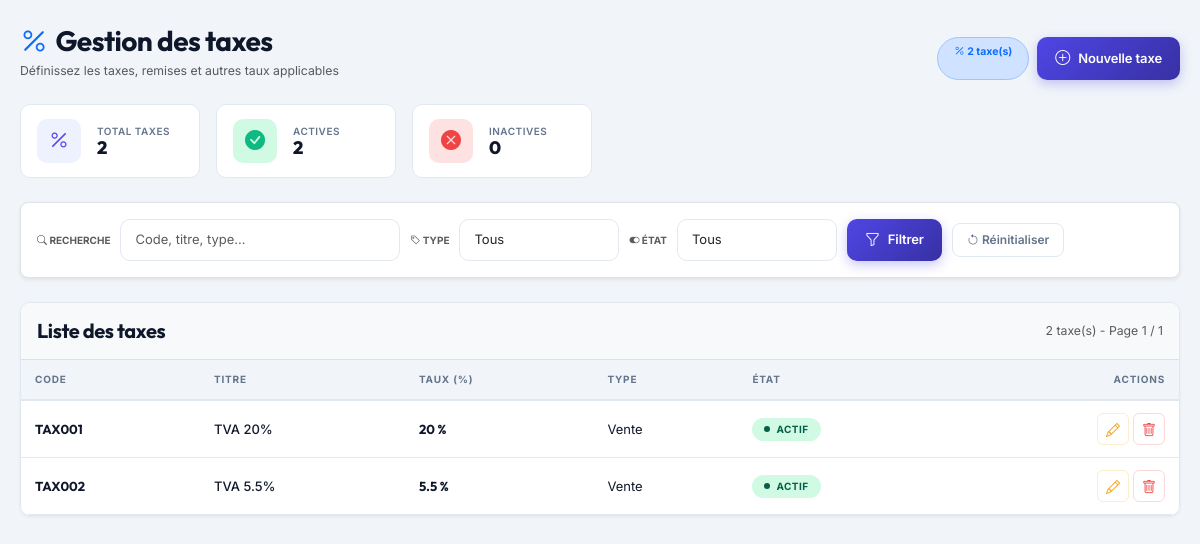
/views/taxe/index.php, run on an earlier commit of the app's database.
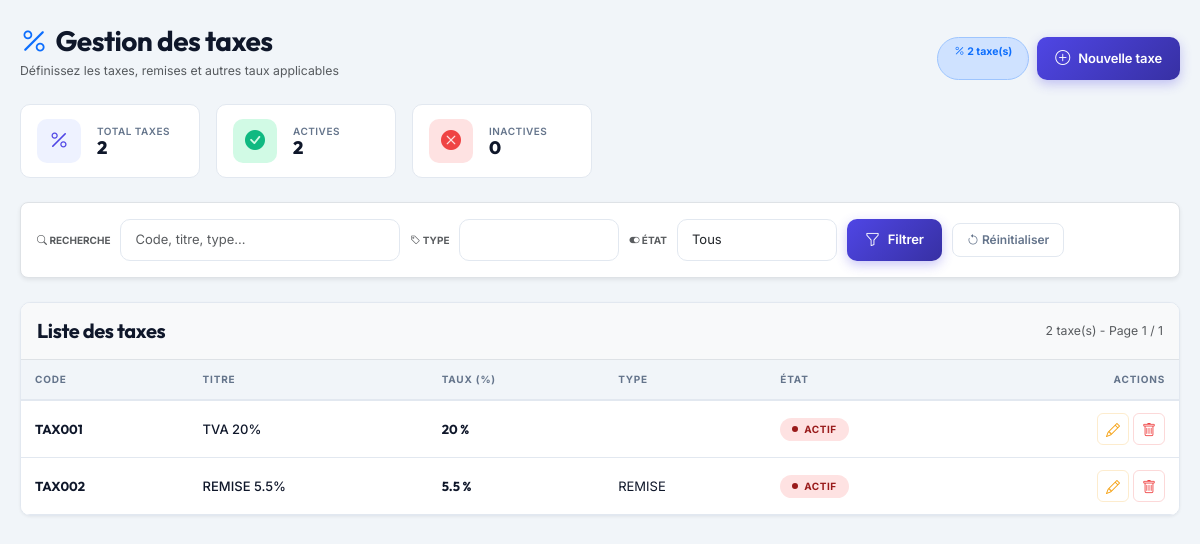
And on a later commit of the database.
### tables this page shows
CREATE TABLE IF NOT EXISTS `taxe` (
  `code_taxe` varchar(100) NOT NULL,
  `titre_taxe` varchar(100) DEFAULT NULL,
  `taux_taxe` varchar(100) DEFAULT NULL,
  `type_taxe` enum('TAXE','REMISE') DEFAULT NULL,
  `etat_taxe` enum('ACTIF','INACTF') DEFAULT 'ACTIF',
  PRIMARY KEY (`code_taxe`)
);

### views/taxe/index.php (the view, shortened to what this page needs)
<?php
require 'databases/database.php';
$types_taxe = ['TVA', 'Remise', 'Autre'];
$types_from_db = $pdo->query("SELECT DISTINCT type_taxe FROM taxe ORDER BY type_taxe")->fetchAll(PDO::FETCH_COLUMN);
if (!empty($types_from_db)) {
    $types_taxe = $types_from_db;
}
function getTableContent($pdo, $search, $filtres, $page, $perPage = 20)
{
    $sql = "SELECT * FROM taxe WHERE 1=1";
    $params = [];
    $countSql = str_replace("SELECT *", "SELECT COUNT(*)", $sql);
    $stmt = $pdo->prepare($countSql);
    $stmt->execute($params);
    $total = $stmt->fetchColumn();
    $totalPages = ceil($total / $perPage);
    $sql .= " ORDER BY code_taxe LIMIT " . (($page - 1) * $perPage) . ", $perPage";
    $stmt = $pdo->prepare($sql);
    $stmt->execute($params);
    $taxes = $stmt->fetchAll(PDO::FETCH_ASSOC);
    if (empty($taxes)): ?>
        <tr><td colspan="6" class="text-center py-5 text-muted"><i class="bi bi-inbox fs-1 d-block mb-2 opacity-50"></i>Aucune taxe trouvée</td></tr>
    <?php else: ?>
        <?php foreach ($taxes as $t): ?>
            <tr>
                <td class="td-bold"><?= htmlspecialchars($t['code_taxe']) ?></td>
                <td class="td-semi"><?= htmlspecialchars($t['titre_taxe']) ?></td>
                <td class="td-bold"><?= htmlspecialchars($t['taux_taxe']) ?> %</td>
                <td><?= htmlspecialchars($t['type_taxe']) ?></td>
                <td>
                    <span class="status-badge <?= $t['etat_taxe'] === 'Actif' ? 'on' : 'off' ?>">
                        <span class="sdot"></span><?= htmlspecialchars($t['etat_taxe']) ?>
                    </span>
                </td>
                <td class="text-end">
                    <div class="d-inline-flex gap-1">
                        <button class="act-btn e editBtn" data-code="<?= htmlspecialchars($t['code_taxe']) ?>" title="Modifier"><i class="bi bi-pencil"></i></button>
                        <button class="act-btn d deleteBtn" data-code="<?= htmlspecialchars($t['code_taxe']) ?>" data-nom="<?= htmlspecialchars($t['titre_taxe']) ?>" title="Supprimer"><i class="bi bi-trash"></i></button>
                    </div>
                </td>
            </tr>
        <?php endforeach; ?>
    <?php endif;
    $tableHtml = ob_get_clean();
    if ($totalPages > 1): ?>
    <?php endif;
    $paginationHtml = ob_get_clean();
    return [
        'table'      => $tableHtml,
        'pagination' => $paginationHtml,
        'total'      => $total,
        'page'       => $page,
        'totalPages' => $totalPages
    ];
}
$search = trim($_POST['search'] ?? '');
$filtres = [
    'type' => trim($_POST['type'] ?? ''),
    'etat' => trim($_POST['etat'] ?? '')
];
$page = (int)($_POST['page'] ?? 1);
$initialData = getTableContent($pdo, $search, $filtres, $page);
$totalTaxe = $pdo->query("SELECT COUNT(*) FROM taxe")->fetchColumn();
$actives = $pdo->query("SELECT COUNT(*) FROM taxe WHERE etat_taxe = 'Actif'")->fetchColumn();
$inactives = $pdo->query("SELECT COUNT(*) FROM taxe WHERE etat_taxe = 'Inactif'")->fetchColumn();
?>
<!DOCTYPE html>
<html lang="fr">
<head>
    <link href="https://cdn.jsdelivr.net/npm/bootstrap@5.3.2/dist/css/bootstrap.min.css" rel="stylesheet">
    <link href="https://cdn.jsdelivr.net/npm/bootstrap-icons@1.11.3/font/bootstrap-icons.css" rel="stylesheet">
    <link rel="stylesheet" href="https://cdn.jsdelivr.net/npm/bootstrap-select@1.14.0-beta3/dist/css/bootstrap-select.min.css">
</head>
<body>
<div class="W">
    <div class="d-flex flex-wrap justify-content-between align-items-end mb-4 gap-2">
        <div>
            <h1 class="h3 fw-bold mb-1"><i class="bi bi-percent text-primary me-2"></i>Gestion des taxes</h1>
            <p class="text-muted small mb-0">Définissez les taxes, remises et autres taux applicables</p>
        </div>
        <div class="d-flex gap-2">
            <span class="badge rounded-pill bg-primary-subtle text-primary border border-primary-subtle px-3 py-2">
                <i class="bi bi-percent"></i> <?= $totalTaxe ?> taxe(s)
            </span>
            <button type="button" class="btn-chic btn-chic-primary" id="addBtn">
                <i class="bi bi-plus-circle"></i>
                <span>Nouvelle taxe</span>
            </button>
        </div>
    </div>
    <div class="row g-3 mb-4">
        <?php
        $stats = [
            ['primary', 'percent', 'Total taxes', $totalTaxe, ''],
            ['success', 'check-circle-fill', 'Actives', $actives, ''],
            ['danger', 'x-circle-fill', 'Inactives', $inactives, ''],
        ];
        $colorMap = [
            'primary' => ['var(--color-primary-soft)', 'var(--color-primary)'],
            'success' => ['var(--color-success-soft)', 'var(--color-success)'],
            'danger' => ['var(--color-danger-soft)', 'var(--color-danger)'],
        ];
        foreach ($stats as $s): $bg = $colorMap[$s[0]][0]; $fg = $colorMap[$s[0]][1]; ?>
            <div class="col-6 col-md-4 col-xl-2">
                <div class="stat-card d-flex align-items-center gap-3 h-100">
                    <div class="stat-icon" style="background: <?= $bg ?>; color: <?= $fg ?>;">
                        <i class="bi bi-<?= $s[1] ?>"></i>
                    </div>
                    <div class="flex-grow-1 overflow-hidden">
                        <div class="stat-label"><?= $s[2] ?></div>
                        <div class="stat-value text-truncate"><?= $s[3] ?><?php if ($s[4]): ?><small class="text-muted ms-1" style="font-size:11px;"><?= $s[4] ?></small><?php endif; ?></div>
                    </div>
                </div>
            </div>
        <?php endforeach; ?>
    </div>
    <div class="bg-white border rounded-3 p-3 mb-4 shadow-sm">
        <form id="searchForm" method="post" onsubmit="return false;">
            <div class="d-flex flex-wrap align-items-center gap-3">
                <label class="text-uppercase small fw-bold text-muted mb-0"><i class="bi bi-search"></i> Recherche</label>
                <input type="text" id="searchInput" class="form-control" placeholder="Code, titre, type..." value="<?= htmlspecialchars($search) ?>" style="flex:1; min-width:150px;">
                <label class="text-uppercase small fw-bold text-muted mb-0"><i class="bi bi-tag"></i> Type</label>
                <select id="typeFilter" class="form-control selectpicker" data-live-search="true" data-live-search-placeholder="Rechercher un type..." data-width="100%">
                    <option value="">Tous</option>
                    <?php foreach ($types_taxe as $t): ?>
                        <option value="<?= htmlspecialchars($t) ?>" <?= ($filtres['type'] == $t) ? 'selected' : '' ?>><?= htmlspecialchars($t) ?></option>
                    <?php endforeach; ?>
                </select>
                <label class="text-uppercase small fw-bold text-muted mb-0"><i class="bi bi-toggle-on"></i> État</label>
                <select id="etatFilter" class="form-control selectpicker" data-live-search="true" data-live-search-placeholder="Rechercher un état..." data-width="100%">
                    <option value="">Tous</option>
                </select>
                <button type="button" class="btn-chic btn-chic-primary" id="filterBtn"><i class="bi bi-funnel"></i><span>Filtrer</span></button>
                <button type="button" class="btn-go-outline" id="resetBtn"><i class="bi bi-arrow-counterclockwise"></i> Réinitialiser</button>
            </div>
        </form>
    </div>
    <div class="data-table-wrap" id="tableWrapper">
        <div class="d-flex flex-wrap align-items-center justify-content-between p-3 border-bottom bg-light">
            <h5 class="mb-0 fw-bold" style="font-family:'Outfit',sans-serif;">Liste des taxes</h5>
            <span class="text-muted small" id="totalCount"><?= $initialData['total'] ?> taxe(s) - Page <?= $initialData['page'] ?> / <?= max(1, $initialData['totalPages']) ?></span>
        </div>
        <div class="table-responsive">
            <table class="table table-hover align-middle mb-0">
                <thead>
                    <tr>
                        <th>Code</th>
                        <th>Titre</th>
                        <th>Taux (%)</th>
                        <th>Type</th>
                        <th>État</th>
                        <th class="text-end">Actions</th>
                    </tr>
                </thead>
                <tbody id="tableBody">
                    <?= $initialData['table'] ?>
                </tbody>
            </table>
        </div>
    </div>
</div>
</body>
</html>

What changed in the data, as far as the page shows it:
changed taxe "TAX001": etat_taxe "Actif" → "ACTIF" (drawn); type_taxe "Vente" → (not shown)
changed taxe "TAX002": titre_taxe "TVA 5.5%" → "REMISE 5.5%"; type_taxe "Vente" → "REMISE"; etat_taxe "Actif" → "ACTIF" (drawn)
Also different on the page:
form field value: "Tous" → (not shown)
